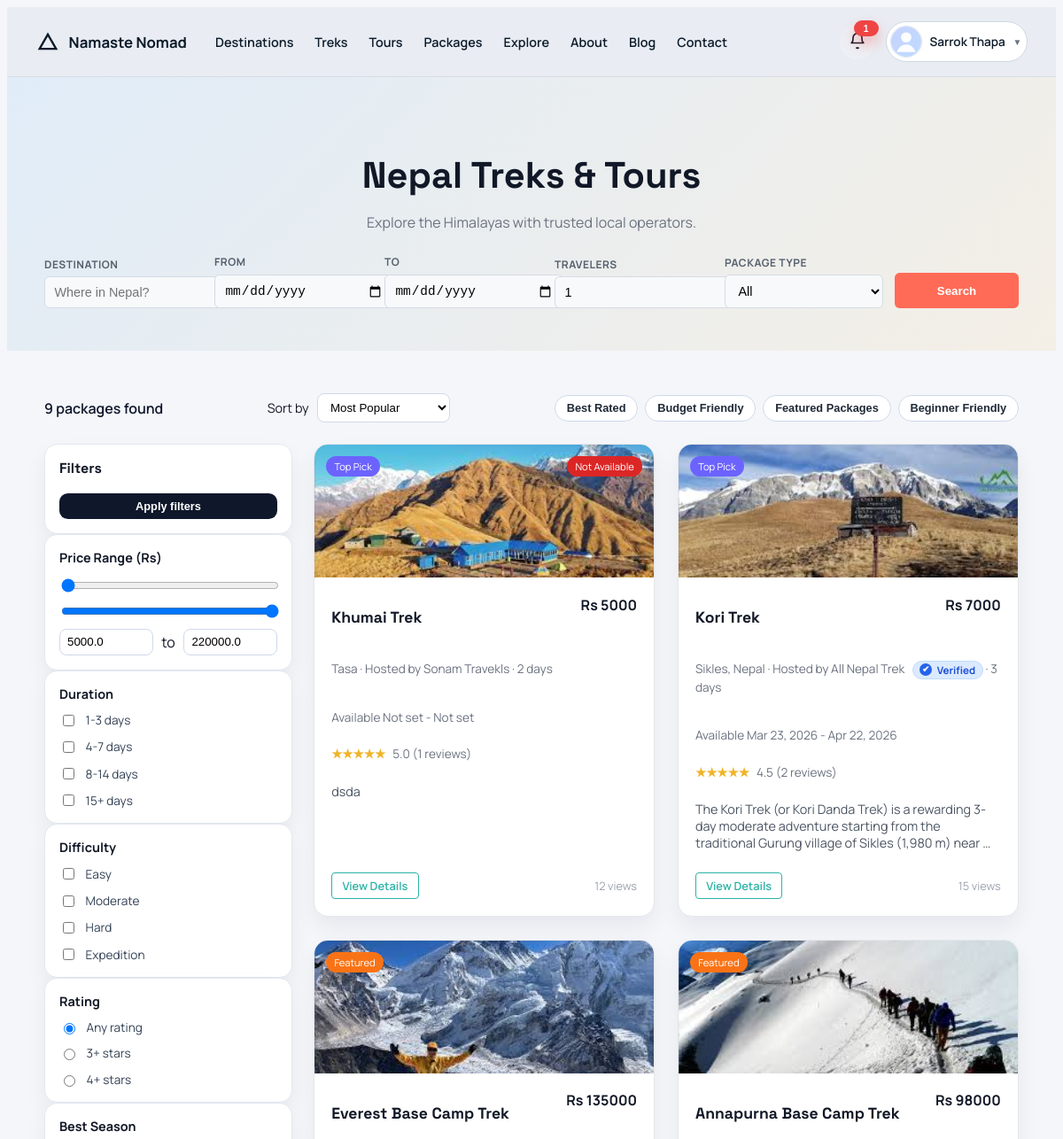
The page /packages/ (signed in, upper part) on the database as committed earlier.
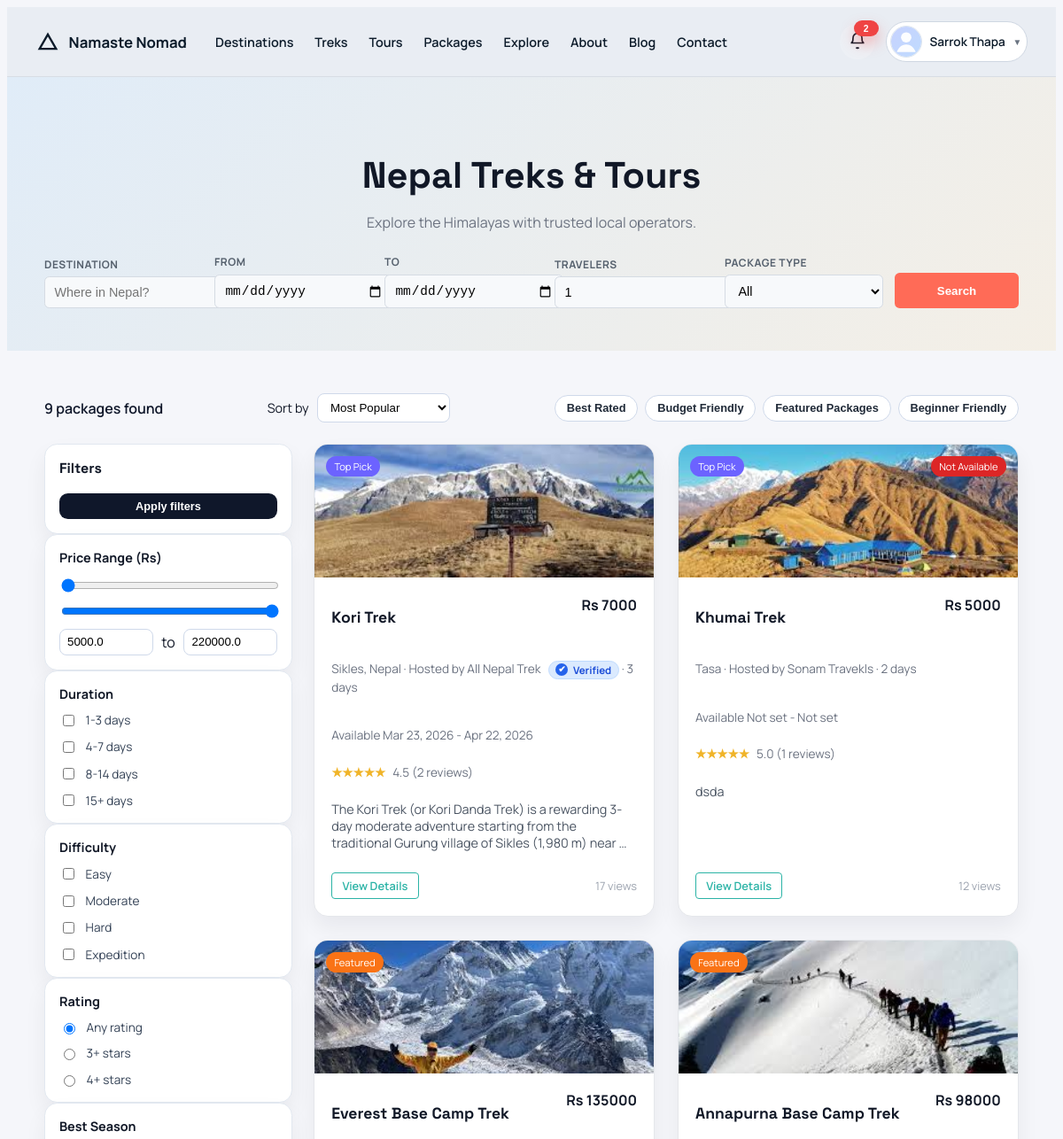
The same page on the database as committed later.
### core/models.py (models this page shows, shortened)
class Package(models.Model):
    DIFFICULTY_CHOICES = (
        ('easy', 'Easy'),
        ('moderate', 'Moderate'),
        ('challenging', 'Challenging'),
        ('expedition', 'Expedition'),
    )
    CATEGORY_TREK = 'TREK'
    CATEGORY_TOUR = 'TOUR'
    CATEGORY_CHOICES = (
        (CATEGORY_TREK, 'Trek'),
        (CATEGORY_TOUR, 'Tour'),
    )
    vendor = models.ForeignKey(
        settings.AUTH_USER_MODEL,
        on_delete=models.CASCADE,
        related_name='vendor_packages',
    )
    title = models.CharField(max_length=200)
    category = models.CharField(max_length=10, choices=CATEGORY_CHOICES, default=CATEGORY_TREK)
    location = models.CharField(max_length=120, blank=True)
    location_name = models.CharField(max_length=255, blank=True)
    latitude = models.FloatField(blank=True, null=True)
    longitude = models.FloatField(blank=True, null=True)
    description = models.TextField(blank=True)
    itinerary = models.TextField(blank=True)
    inclusions = models.TextField(blank=True)
    exclusions = models.TextField(blank=True)
    duration_days = models.PositiveSmallIntegerField(blank=True, null=True)
    difficulty = models.CharField(max_length=20, choices=DIFFICULTY_CHOICES, blank=True)
    group_size = models.PositiveSmallIntegerField(blank=True, null=True)
    available_slots = models.PositiveIntegerField(default=10)
    available_from = models.DateField(blank=True, null=True)
    available_until = models.DateField(blank=True, null=True)
    best_season = models.CharField(max_length=100, blank=True)
    image_url = models.URLField(blank=True)
    has_guide = models.BooleanField(default=False)
    includes_meals = models.BooleanField(default=False)
    includes_accommodation = models.BooleanField(default=False)
    includes_transport = models.BooleanField(default=False)
    includes_permits = models.BooleanField(default=False)
    price = models.DecimalField(
        max_digits=10,
        decimal_places=2,
        validators=[MinValueValidator(0)],
    )
    is_active = models.BooleanField(default=True)
    is_featured = models.BooleanField(default=False)
    views_count = models.PositiveIntegerField(default=0)
    created_at = models.DateTimeField(auto_now_add=True)
    def season_badge(self, on_date=None):
        check_date = on_date or timezone.localdate()
        if not self.available_from or not self.available_until:
            return 'Not Available'
        if check_date < self.available_from:
            return 'Not Available'
        if check_date > self.available_until:
            return 'Season Closed'
        return ''

class PackageImage(models.Model):
    package = models.ForeignKey(Package, on_delete=models.CASCADE, related_name='images')
    image = models.ImageField(upload_to='package_images/')
    order = models.PositiveIntegerField(default=0)
    created_at = models.DateTimeField(auto_now_add=True)
    class Meta:
        ordering = ('order', 'created_at', 'id')

### accounts/models.py (models this page shows, shortened)
class VendorProfile(models.Model):
    user = models.OneToOneField(User, on_delete=models.CASCADE, related_name='vendor_profile')
    business_name = models.CharField(max_length=255)
    owner_name = models.CharField(max_length=255)
    tagline = models.CharField(max_length=255, blank=True)
    website = models.URLField(blank=True)
    license_number = models.CharField(max_length=100, blank=True)
    business_address = models.TextField(blank=True)
    description = models.TextField(blank=True)
    bank_name = models.CharField(max_length=120, blank=True)
    account_number = models.CharField(max_length=120, blank=True)
    routing_number = models.CharField(max_length=120, blank=True)
    paypal_email = models.EmailField(blank=True)
    logo = models.ImageField(upload_to='vendor_logos/', blank=True, null=True)
    cover_image = models.FileField(upload_to='vendor_covers/', blank=True, null=True)
    business_license = models.FileField(upload_to='licenses/', blank=True, null=True)
    document = models.FileField(upload_to='vendor_documents/', blank=True, null=True)
    is_approved = models.BooleanField(default=False)
    is_verified = models.BooleanField(default=False)
    created_at = models.DateTimeField(auto_now_add=True)

class User(AbstractUser):
    USER_TYPE_CHOICES = (
        ('vendor', 'Vendor'),
        ('traveler', 'Traveler'),
        ('admin', 'Admin'),
    )
    user_type = models.CharField(max_length=10, choices=USER_TYPE_CHOICES)
    phone = models.CharField(max_length=20, blank=True, null=True)
    is_verified = models.BooleanField(default=False)

### core/views.py (the view)
# urls.py: path('packages/', views.package_list, name='package_list'),
def package_list(request):
    return _render_package_list(request)

### accounts/context_processors.py (called while the page is built)
def _safe_related(instance, relation_name):
    try:
        return getattr(instance, relation_name)
    except ObjectDoesNotExist:
        return None

def _display_name(user):
    full_name = user.get_full_name().strip()
    return full_name or user.username or user.email or 'Account'

def _avatar_url(user, user_type):
    if user_type == 'traveler':
        profile = _safe_related(user, 'traveler_profile')
        if profile and profile.avatar:
            return profile.avatar.url
    elif user_type == 'vendor':
        profile = _safe_related(user, 'vendor_profile')
        if profile and profile.logo:
            return profile.logo.url
    elif user_type == 'admin':
        profile = _safe_related(user, 'admin_profile')
        if profile and profile.avatar:
            return profile.avatar.url
    return ''

def _dashboard_url(user_type):
    if user_type == 'traveler':
        return reverse('traveler_home')
    if user_type == 'vendor':
        return reverse('vendor_dashboard')
    if user_type == 'admin':
        return reverse('admin_dashboard')
    return reverse('home')

### core/templates/core/packages.html (shortened to what the changed rows need)
{% load static %}
<!DOCTYPE html>
<html lang="en">
<head>
    <link rel="stylesheet" href="{% static 'css/landing.css' %}">
    <link rel="stylesheet" href="{% static 'css/packages.css' %}">
    <link rel="stylesheet" href="{% static 'css/notifications.css' %}?v=20260313a">
    <link rel="stylesheet" href="{% static 'css/wishlist.css' %}?v=20260315a">
    <link rel="stylesheet" href="{% static 'css/destination_autocomplete.css' %}?v=20260314a">
    <link rel="stylesheet" href="{% static 'css/package_filters.css' %}?v=20260314a">
</head>
<body class="packages-body">
    <nav class="landing-nav">
        <div class="nav-container">
            {% include "core/includes/public_nav_actions.html" %}
        </div>
    </nav>
    <header class="packages-hero">
        <div class="packages-hero-content">
            <h1>{{ page_title|default:"Nepal Treks & Tours" }}</h1>
        </div>
    </header>
    <section class="packages-section">
        <div class="packages-layout">
            <div class="packages-results">
                <div class="packages-grid" id="packageGrid" data-search-endpoint="{% url 'packages_search_api' %}">
                    {% include "core/includes/package_cards.html" %}
                </div>
            </div>
        </div>
    </section>
</body>
</html>

### core/templates/core/includes/package_cards.html (shortened to what this page needs)
{% if packages %}
    {% for package in packages %}
        <article class="package-card">
            {% with cover=package.images.all|first %}
                <div class="package-image" {% if cover %}style="background-image: url('{{ cover.image.url }}');"{% elif package.image_url %}style="background-image: url('{{ package.image_url }}');"{% endif %}>
                    <span class="package-pill {% if package.is_featured %}featured{% endif %}">
                        {% if package.is_featured %}Featured{% else %}Top Pick{% endif %}
                    </span>
                    {% if package.season_badge %}
                        <span class="package-pill season-badge">{{ package.season_badge }}</span>
                    {% endif %}
                </div>
            {% endwith %}
            <div class="package-body">
                <div class="package-title-row">
                    <h2>{{ package.title }}</h2>
                    <span class="package-price">Rs {{ package.price|floatformat:0 }}</span>
                </div>
                <p class="package-meta">
                    {{ package.location_name|default:package.location|default:"Nepal" }} · Hosted by {{ package.vendor.vendor_profile.business_name|default:package.vendor.get_full_name|default:package.vendor.username }}
                    {% if package.vendor.vendor_profile and package.vendor.vendor_profile.is_verified %}
                        <span class="verified-badge verified-badge--inline">
                            <span class="verified-badge-icon">✔</span>
                            <span>Verified</span>
                        </span>
                    {% endif %}
                    {% if package.duration_days %} · {{ package.duration_days }} days{% endif %}
                </p>
                <p class="package-meta">
                    Available {{ package.available_from|date:"M d, Y"|default:"Not set" }} -
                    {{ package.available_until|date:"M d, Y"|default:"Not set" }}
                </p>
                <div class="package-rating">
                    <span class="stars">★★★★★</span>
                    <span>
                        {{ package.avg_rating|default:0|floatformat:1 }}
                        ({{ package.review_count }} reviews)
                    </span>
                </div>
                <p class="package-desc">
                    {{ package.description|default:"Customizable trek package with local guide support."|truncatewords:24 }}
                </p>
                <div class="package-actions">
                    <a href="{% url 'package_detail' package.id %}" class="btn-outline-dark">View Details</a>
                    <span class="package-views">{{ package.views_count }} views</span>
                </div>
            </div>
        </article>
    {% endfor %}
{% else %}
    <div class="packages-empty">{{ empty_message|default:"No packages available right now." }}</div>
{% endif %}

Rows that differ between the two databases and show on the page:
changed Package "Kori Trek": views_count "15" → "17"; moves up the list
Other text that changed with them:
{{ notifications_unread_count|default:0 }}: "1" → "2"
